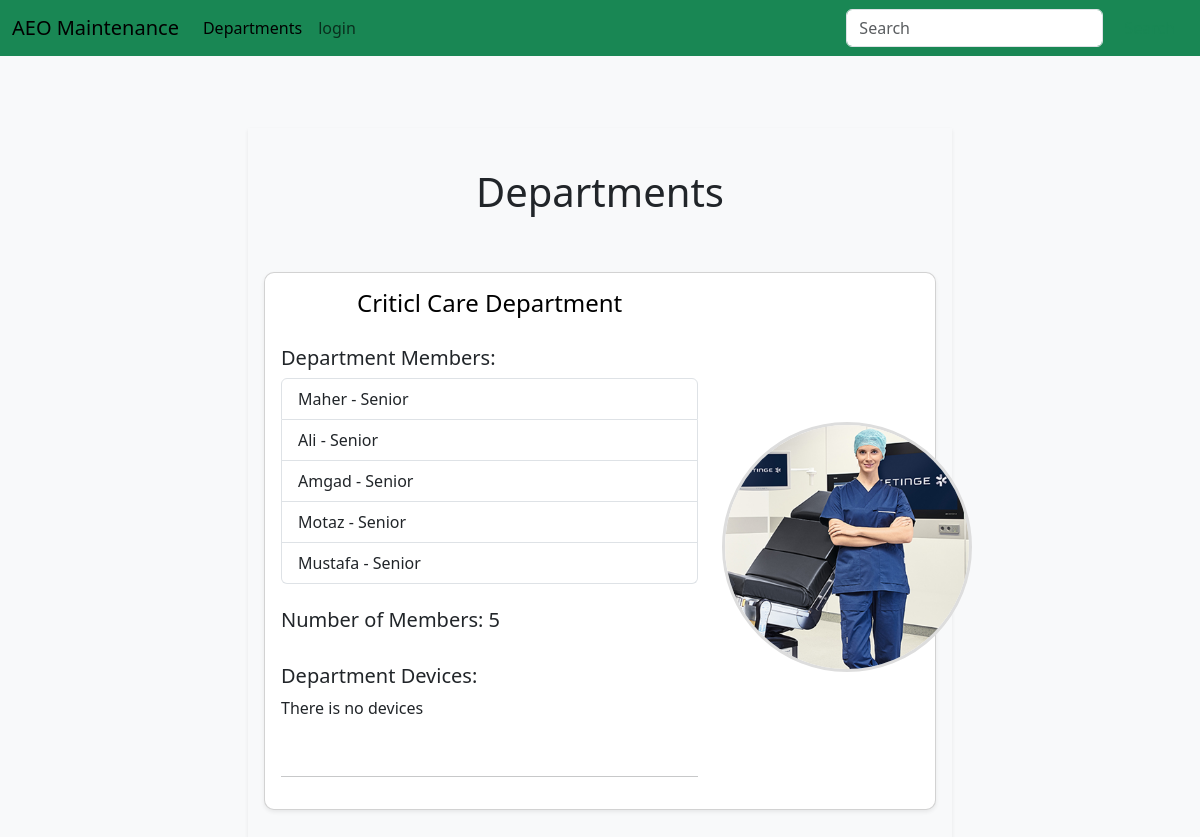
/departments/, run on an earlier commit of the app's database.
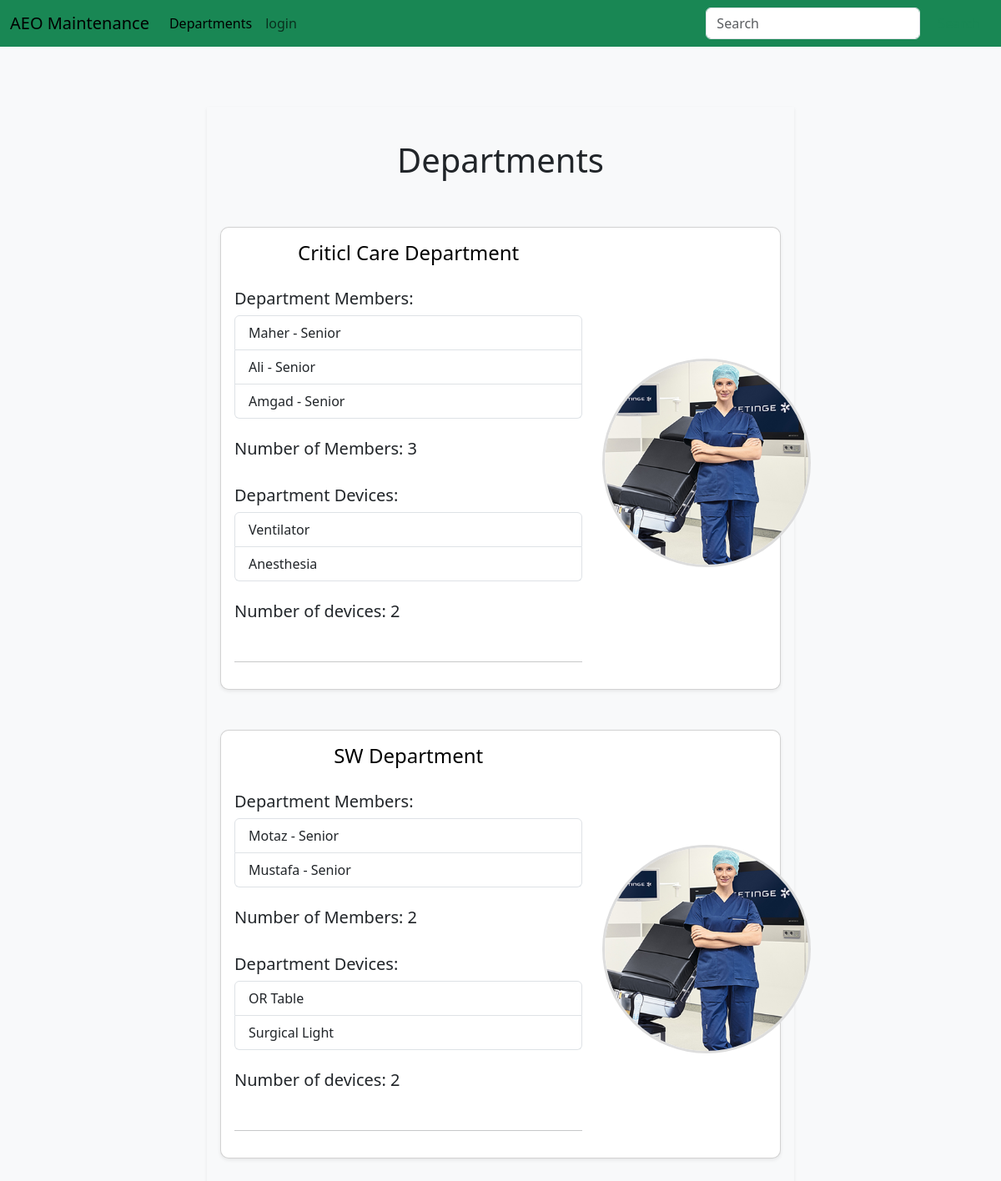
And on a later commit of the database.
### maintenance_system/models.py (models this page shows, shortened)
class Department(db.Model):
	id = db.Column(db.Integer, primary_key=True)
	name = db.Column(db.String(80), unique=True)
	members = db.relationship('User', backref='department', lazy=True)
	devices = db.relationship('Device', backref='department', lazy=True)

class User(db.Model, UserMixin):
	id = db.Column(db.Integer, primary_key=True)
	username = db.Column(db.String(80), unique=True)
	email = db.Column(db.String(120), unique=True)
	password = db.Column(db.String(120))
	rank = db.Column(db.String(120), default="Junior")
	profile_pic = db.Column(db.String(120), default="default.jpg")
	department_id = db.Column(db.Integer, db.ForeignKey('department.id'))
	machines = db.relationship('Machine', backref='user', lazy=True)
	hospitals = db.relationship('Hospital', secondary='user_hospital', backref='users', lazy='dynamic')

class Device(db.Model):
	id = db.Column(db.Integer, primary_key=True)
	name = db.Column(db.String(80), unique=True)
	department_id = db.Column(db.Integer, db.ForeignKey('department.id'))
	models = db.relationship('Model', backref='device', lazy=True)

class Model(db.Model):
	id = db.Column(db.Integer, primary_key=True)
	name = db.Column(db.String(80), unique=True)
	manufacturer = db.Column(db.String(80))
	picture = db.Column(db.String(20), default='device_model.jpg')
	device_id = db.Column(db.Integer, db.ForeignKey('device.id'))
	machines = db.relationship('Machine', backref='model', lazy=True)

### maintenance_system/Departments/routes.py (the view)
@departmentsbp.route('/departments/', methods=['GET', 'POST'])
def departments():
    form = DepartmentForm()
    departments = Department.query.all()
    users = User.query.all()
    department_pics = []
    for department in departments:
        for device in department.devices:
            for model in device.models:
                department_pics.append(model.picture)
    department_picture = choice(department_pics) if department_pics else 'device_model.jpg'
    return render_template('departments.html', departments=departments, form=form, department_picture=department_picture, users=users)

### maintenance_system/Departments/forms.py (shortened to what this page needs)
class DepartmentForm(FlaskForm):
    name = StringField('Department Name', validators=[DataRequired(), Length(min=2, max=20)])
    submit = SubmitField('Add')

### maintenance_system/Templates/departments.html (shortened to what this page needs)
{% extends "layout.html"%}
{% block content %}
<div class="row justify-content-center">
	<div class="col-lg-8 mt-4 mb-4">
		<div class=" p-3 shadow-sm">
			<div class="row">
				<div class="col-md-8 col-lg-12 mt-4 mb-4">
					<h1 class="text-center">Departments</h1>
				</div>
				{% for department in departments %}
				<div class="col-md-8 col-lg-12 mt-4 mb-4">
					<div class="card p-3 shadow-sm">
						<div class="row align-items-center">
							<div class="col-lg-8 col-12">
								<a href="{{ url_for('devicesbp.devices', department_id = department.id)}}"
									class="anchor-custom">
									<h4 class="mb-1 text-center">{{department.name}} Department</h4>
								</a>
								<br>
								<h5>Department Members: </h5>
								{% if department.members%}
								<div class="list-group">
									{% for member in department.members%}
									<a href="{{ url_for('usersbp.user', id = member.id)}}"
										class="list-group-item list-group-item-action">{{ member.username }} - {{
										member.rank }}</a>
									{% endfor%}
								</div>
								<br>
								<h5>Number of Members: {{ department.members|length }}</h5>
								{% endif %}
								<br>
								<h5>Department Devices: </h5>
								{% if department.devices%}
								<div class="list-group">
									{% for device in department.devices%}
									<a href=" {{url_for( 'modelsbp.models', device_id=device.id) }}"
										class="list-group-item list-group-item-action">{{
										device.name }}</a>
									{% endfor%}
								</div>
								<br>
								<h5>Number of devices: {{ department.devices|length }}</h5>
								{% else %}
								<p>There is no devices</p>
								{% endif%}
								<br>
								<hr>
							</div>
							<div class="col-lg-4 text-center mt-1">
								{% set department_device = department.devices | random if department.devices else [] %}
								{% set department_picture = (department_device.models | random).picture if
								department_device.models else 'device_model.jpg' %}
								<img src="{{ url_for('static', filename='images/' + department_picture) }}"
									alt="Department Photo" class="rounded-photo mt-2">
							</div>
						</div>
					</div>
				</div>
				{% endfor %}
			</div>
		</div>
	</div>
	{% endblock%}

### maintenance_system/Templates/layout.html (shortened to what this page needs)
<!doctype html>
<html lang="en">
<head>
	<link href="https://cdn.jsdelivr.net/npm/bootstrap@5.3.3/dist/css/bootstrap.min.css" rel="stylesheet"
>
	<link href="{{ url_for('static', filename='css/style.css')}}" rel="stylesheet">
</head>
<body>
	<nav class="navbar navbar-expand-lg bg-body-success bg-success">
		<div class="container-fluid">
			<a class="navbar-brand" href="{{url_for('main.home')}}">AEO Maintenance</a>
			<div class="collapse navbar-collapse" id="navbarSupportedContent">
				<ul class="navbar-nav me-auto mb-2 mb-lg-0">
					<li class="nav-item">
						<a class="nav-link active" aria-current="page"
							href="{{ url_for('departmentsbp.departments') }}">Departments</a>
					</li>
					{% if current_user.is_authenticated %}
					{% if current_user.username != "Admin" %}
					<li class="nav-item">
						<a class="nav-link" href="{{ url_for('usersbp.user', id=current_user.id) }}">profile</a>
					</li>
					{% if current_user.department_id%}
					<li class="nav-item">
						<a class="nav-link"
							href="{{ url_for('taskpb.in_progress_tasks', department_id=current_user.department_id) }}">Tasks</a>
					</li>
					<li class="nav-item">
						<a class="nav-link"
							href="{{ url_for('taskpb.add_task', department_id=current_user.department_id) }}">Add
							task</a>
					</li>
					{% endif %}
					{% endif %}
					<li class="nav-item">
						<a class="nav-link" href="{{ url_for('usersbp.logout') }}">logout</a>
					</li>
					{% else %}
					<li class="nav-item">
						<a class="nav-link" href="{{ url_for('usersbp.login') }}">login</a>
					</li>
					{% endif %}
				</ul>
				<form class="d-flex" role="search">
					<input class="form-control me-2" type="search" placeholder="Search" aria-label="Search">
					<button class="btn btn-outline-success" type="submit">Search</button>
				</form>
			</div>
		</div>
	</nav>
	<div class="container-fluid container-md">
		<div class="container mt-5">
			<div class="row justify-content-center">
				{% block content %}
				{% endblock %}
			</div>
		</div>
	</div>
</body>
</html>

### maintenance_system/static/css/style.css (style rules this page uses)
body { background-color: #f8f9fa; }
.rounded-photo { width: 250px; height: 250px; object-fit: cover; border-radius: 50%; border: 3px solid #ddd; }
.anchor-custom { text-decoration: none; color: black; cursor: pointer; transition: color 0.3s ease; }
.card { border-radius: 10px; }
.list-group-item { display: flex; justify-content: space-between; align-items: center; }

What changed in the data, as far as the page shows it:
changed Department "Criticl Care": members|length "5" → "3"; devices|length (not shown) → "2"; loses User (username "Motaz", rank "Senior"); loses User (username "Mustafa", rank "Senior"); text "There is no devices" → "Number of devices:"
added Device: name "Ventilator", shown under Department "Criticl Care"
added Device: name "Anesthesia", shown under Department "Criticl Care"
added Department: name "SW", members|length "2", devices|length "2", User (username "Motaz", rank "Senior"), User (username "Mustafa", rank "Senior")
added Device: name "OR Table", shown under "SW"
added Device: name "Surgical Light", shown under "SW"
